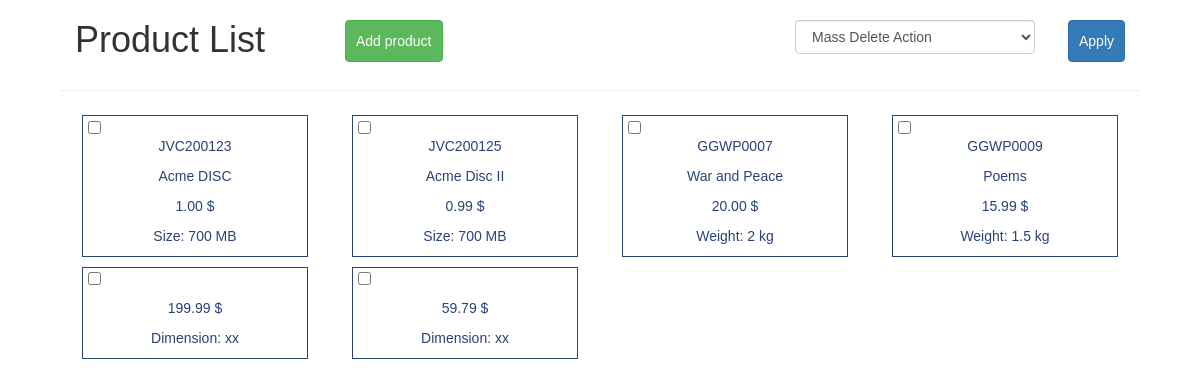
The app's page /product_catalog_2/index.php with its own data.
### tables this page shows
CREATE TABLE IF NOT EXISTS `discs` (
  `id` int(255) NOT NULL,
  `sku` varchar(255) NOT NULL,
  `name` varchar(255) NOT NULL,
  `price` float NOT NULL,
  `size` float NOT NULL
);

CREATE TABLE IF NOT EXISTS `books` (
  `id` int(255) NOT NULL,
  `sku` varchar(255) NOT NULL,
  `name` varchar(255) NOT NULL,
  `price` float NOT NULL,
  `weight` float NOT NULL
);

CREATE TABLE IF NOT EXISTS `furniture` (
  `id` int(255) NOT NULL,
  `title` char(255) NOT NULL,
  `price` float NOT NULL,
  `size` char(255) NOT NULL,
  `material` char(255) NOT NULL
);

### product_catalog_2/PHP/db.php (called while the page is built, shortened)
<?php
class ReadData {
    public static function readDiscs($pdo)
    {
        $statement = $pdo->prepare("select * from discs");
        $statement->execute();
        $discs = $statement->fetchAll(PDO::FETCH_CLASS, "Disc");
        return $discs;
    }
    public static function readBooks($pdo)
    {
        $statement = $pdo->prepare("select * from books");
        $statement->execute();
        $books = $statement->fetchAll(PDO::FETCH_CLASS, "Book");
        return $books;
    }
    public static function readFurniture($pdo)
    {
        $statement = $pdo->prepare("select * from furniture");
        $statement->execute();
        $furniture = $statement->fetchAll(PDO::FETCH_CLASS, "Furniture");
        return $furniture;
    }
}

### product_catalog_2/PHP/product_list.php (called while the page is built, shortened)
<?php
require "db.php";
$pdo = Connection::connectToDB();
$discs = ReadData::readDiscs($pdo);
$books = ReadData::readBooks($pdo);
$furniture = ReadData::readFurniture($pdo);

### product_catalog_2/PHP/product_classes.php (called while the page is built)
<?php
class Product {
    protected $sku;
    protected $name;
    protected $price;
    public function getSku (){
        return $this->sku;
    }
    public function getName (){
        return $this->name;
    }
    public function getPrice (){
        $p = number_format($this->price, 2);
        return $p. " $";
    }
}
class Disc extends Product {
    protected $size;
    public function getSize (){
        return "Size: ".$this->size. " MB";
    }
}
class Book extends Product {
    protected $weight;
    public function getWeight (){
        return "Weight: ".$this->weight. " kg";
    }
}
class Furniture extends Product {
    protected $height;
    protected $width;
    protected $length;
    public function getDimension (){
        return "Dimension: ".$this->height. "x". $this->width. "x".$this->length;
    }
}

### product_catalog_2/index.php (the view, shortened to what this page needs)
<?php
require "PHP/product_classes.php";
require "PHP/product_list.php";
?>
<DOCTYPE! html>
<html>
<head>
    <link rel="stylesheet" href="https://maxcdn.bootstrapcdn.com/bootstrap/3.3.7/css/bootstrap.min.css"
>
    <link rel="stylesheet" type="text/css" href="styles.css">
</head>
<body>
    <main class="container-fluid">
        <header>
            <div class="row">
                <div class="col-md-3">
                    <h1>Product List</h1>
                </div>
                <div class="col-md-5">
                    <a href="views/product_add_view.php" class="btn btn-success">Add product</a>
                </div>
                <div class="col-md-3">
                    <select name="action" class="form-control" id="action" class="form-control">
                        <option value="delete" >Mass Delete Action</option>
                    </select>
                </div>
                <div class="col-md-1">
                    <button type="submit" form="products" name = "submit" class="btn btn-primary float_right" value="delete">Apply</button>
                </div>
            </div>
        </header>
        <section>
            <div class="row">
                <hr>
                <form action="<?php echo htmlspecialchars($_SERVER["PHP_SELF"]); ?>" method="post" id="products">
                <?php
                function displayProducts ($product_table, $table_name){
                    foreach($product_table as $product){
                        $sku = $product->getSku();
                        $name = $product->getName();
                        $price = $product->getPrice();
                        if($table_name == "discs"){
                            $attribute = $product->getSize();
                        }
                        else if($table_name == "books"){
                            $attribute = $product->getWeight();
                        }
                        else {
                            $attribute = $product->getDimension();
                        }
                         ?>
                        <div class="col-md-3 col-sm-4">
                                    <div class="product_list">
                                        <input type="checkbox" name="check_list_<?= $table_name ?>[]" value="<?= $sku ?>"><br>
                                        <p><?= $sku ?></p>
                                        <p><?= $name ?></p>
                                        <p><?= $price ?></p>
                                        <p><?= $attribute ?></p>
                                    </div>
                                </div>
                <?php } }
                displayProducts ($discs, "discs");
                displayProducts ($furniture, "furniture"); ?>
                </form>
            </div>
        </section>
    </main>
</body>
</html>

### product_catalog_2/styles.css (style rules this page uses)
body { font-family: Source Sans Pro, sans-serif; }
.product_list { border: 1px solid #284377; margin: 2% 3%; text-align: center; color: #284377; }
.product_list input { float: left; margin-top: 2%; margin-left: 2%; }
.btn { padding: 10px; margin-top: 20px; }
#action { margin-top: 20px; }
.container-fluid { width: 90%; }
.float_right { float: right; }

### records on screen
discs: sku "JVC200123", name "Acme DISC", price "1.00 $", size "Size: 700 MB"
discs: sku "JVC200125", name "Acme Disc II", price "0.99 $", size "Size: 700 MB"
books: sku "GGWP0007", name "War and Peace", price "20.00 $", weight "Weight: 2 kg"
books: sku "GGWP0009", name "Poems", price "15.99 $", weight "Weight: 1.5 kg"
furniture: price "199.99 $", attribute "Dimension: xx"
furniture: price "59.79 $", attribute "Dimension: xx"
